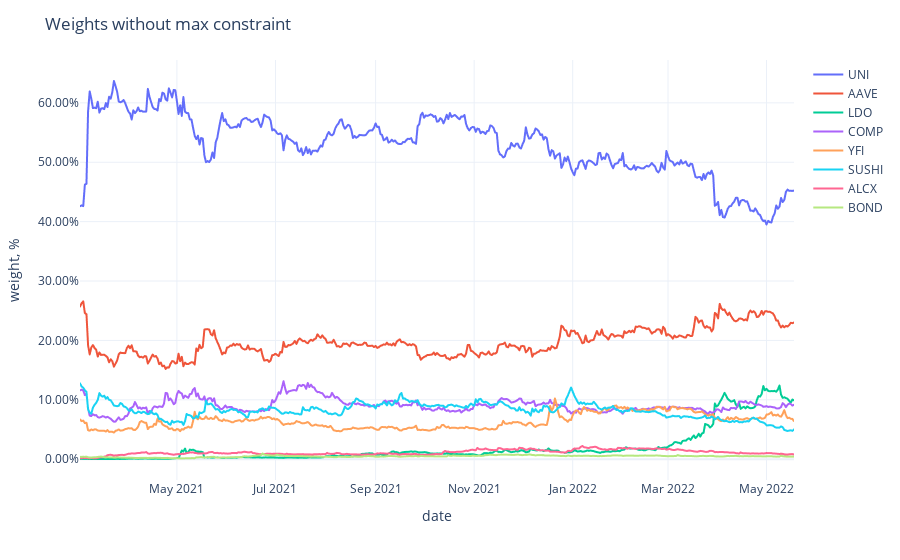

Notebook code cell kept with this figure:
### Code cell
fig = px.line(weights,
              labels={'value': 'weight, %', 'variable': ''})
fig.update_traces(
    hovertemplate="%{y}"
)
fig.update_yaxes(
    tickformat=".2%",
)
fig.update_xaxes(
    showspikes=True,
    spikethickness=2,
    spikedash="dot",
    spikecolor="#999999",
    spikemode="across",
)
fig.update_layout(
    ## showlegend=False,
    hovermode="x",
    hoverdistance=100,  ## Distance to show hover label of data point
    spikedistance=1000,  ## Distance to show spike
    template='plotly_white',
    title='Weights without max constraint'
)

### Figure 1 — Plotly figure (JSON) as saved in the notebook; plotly's stock layout.template omitted (floating-point values rounded to 4 significant figures; data arrays with more than 128 entries replaced by an {"elided": "..."} marker saying what was removed)
{"data": [{"hovertemplate": "%{y}", "legendgroup": "UNI", "line": {"color": "#636efa", "dash": "solid"}, "marker": {"symbol": "circle"}, "mode": "lines", "name": "UNI", "showlegend": true, "type": "scattergl", "x": {"elided": "443 str values"}, "xaxis": "x", "y": {"elided": "443 float values"}, "yaxis": "y"}, {"hovertemplate": "%{y}", "legendgroup": "AAVE", "line": {"color": "#EF553B", "dash": "solid"}, "marker": {"symbol": "circle"}, "mode": "lines", "name": "AAVE", "showlegend": true, "type": "scattergl", "x": {"elided": "443 str values"}, "xaxis": "x", "y": {"elided": "443 float values"}, "yaxis": "y"}, {"hovertemplate": "%{y}", "legendgroup": "LDO", "line": {"color": "#00cc96", "dash": "solid"}, "marker": {"symbol": "circle"}, "mode": "lines", "name": "LDO", "showlegend": true, "type": "scattergl", "x": {"elided": "443 str values"}, "xaxis": "x", "y": {"elided": "443 float values"}, "yaxis": "y"}, {"hovertemplate": "%{y}", "legendgroup": "COMP", "line": {"color": "#ab63fa", "dash": "solid"}, "marker": {"symbol": "circle"}, "mode": "lines", "name": "COMP", "showlegend": true, "type": "scattergl", "x": {"elided": "443 str values"}, "xaxis": "x", "y": {"elided": "443 float values"}, "yaxis": "y"}, {"hovertemplate": "%{y}", "legendgroup": "YFI", "line": {"color": "#FFA15A", "dash": "solid"}, "marker": {"symbol": "circle"}, "mode": "lines", "name": "YFI", "showlegend": true, "type": "scattergl", "x": {"elided": "443 str values"}, "xaxis": "x", "y": {"elided": "443 float values"}, "yaxis": "y"}, {"hovertemplate": "%{y}", "legendgroup": "SUSHI", "line": {"color": "#19d3f3", "dash": "solid"}, "marker": {"symbol": "circle"}, "mode": "lines", "name": "SUSHI", "showlegend": true, "type": "scattergl", "x": {"elided": "443 str values"}, "xaxis": "x", "y": {"elided": "443 float values"}, "yaxis": "y"}, {"hovertemplate": "%{y}", "legendgroup": "ALCX", "line": {"color": "#FF6692", "dash": "solid"}, "marker": {"symbol": "circle"}, "mode": "lines", "name": "ALCX", "showlegend": true, "type": "scattergl", "x": {"elided": "443 str values"}, "xaxis": "x", "y": {"elided": "443 float values"}, "yaxis": "y"}, {"hovertemplate": "%{y}", "legendgroup": "BOND", "line": {"color": "#B6E880", "dash": "solid"}, "marker": {"symbol": "circle"}, "mode": "lines", "name": "BOND", "showlegend": true, "type": "scattergl", "x": {"elided": "443 str values"}, "xaxis": "x", "y": {"elided": "443 float values"}, "yaxis": "y"}], "layout": {"autosize": true, "hoverdistance": 100, "hovermode": "x", "legend": {"title": {"text": ""}, "tracegroupgap": 0}, "margin": {"t": 60}, "spikedistance": 1000, "title": {"text": "Weights without max constraint"}, "xaxis": {"anchor": "y", "autorange": true, "domain": [0, 1], "range": ["2021-03-02", "2022-05-18"], "showspikes": true, "spikecolor": "#999999", "spikedash": "dot", "spikemode": "across", "spikethickness": 2, "title": {"text": "date"}, "type": "date"}, "yaxis": {"anchor": "x", "autorange": true, "domain": [0, 1], "range": [-0.03501, 0.6722], "tickformat": ".2%", "title": {"text": "weight, %"}, "type": "linear"}}}
